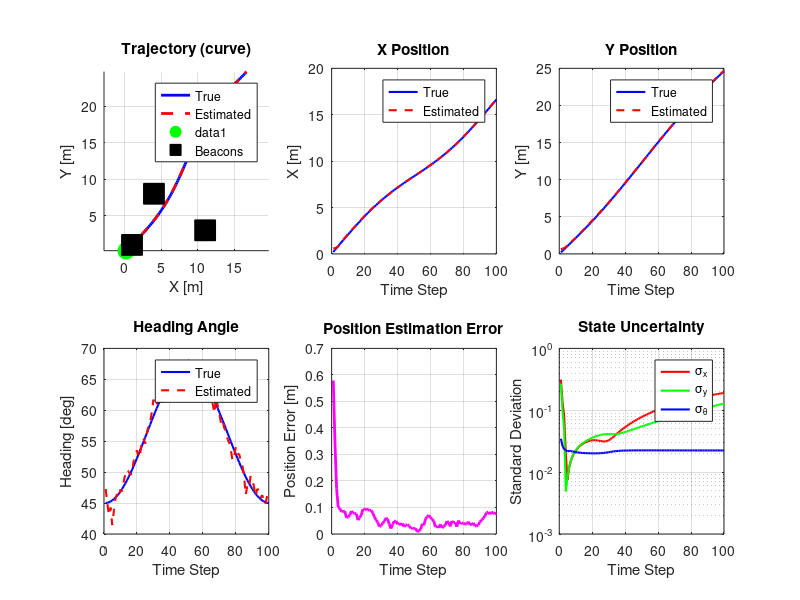
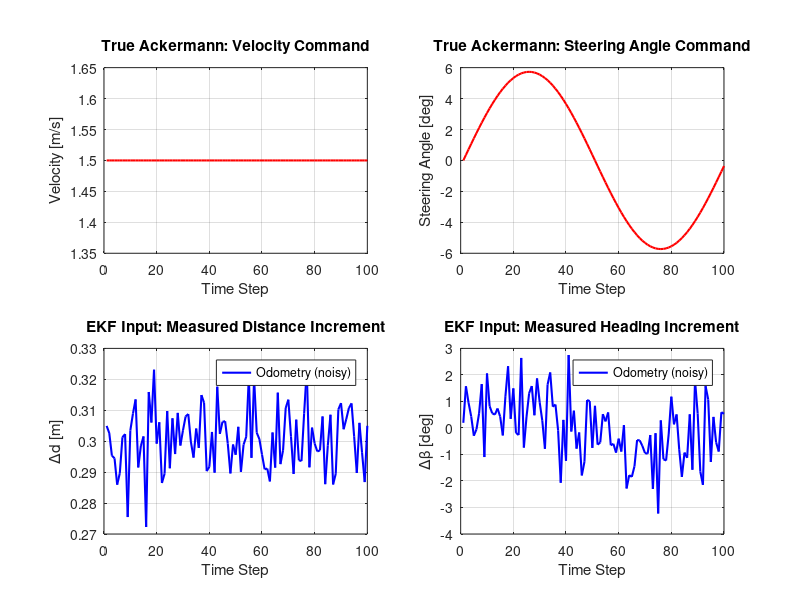

Source code (MATLAB) for these figures, in order:
%% Extended Kalman Filter with Ackermann Model
% Control input: [Δd, Δβ] where Δd is distance traveled and Δβ is heading change
% This is typical for odometry-based systems

clear;
close all;
clc;

%% Vehicle and Simulation Parameters
L = 2.5;                    % Wheelbase length [m]
time_step = 0.2;            % Discrete time step [s]
simulation_time = 20;       % Total simulation time [s]
num_steps = simulation_time / time_step;

%% Define Trajectory
% You can change these to create different trajectories
trajectory_type = 'curve';  % Options: 'linear', 'circular', 'curve'

switch trajectory_type
    case 'linear'
        % Linear trajectory
        velocity_profile = 2.0 * ones(1, num_steps); % Constant 2 m/s
        steering_profile = 0.0 * ones(1, num_steps); % Zero steering
    case 'circular'
        % Circular/Arc trajectory
        velocity_profile = 1.0 * ones(1, num_steps); % Constant 1 m/s
        radius = 5; % 5m radius
        steering_profile = atan(L/radius) * ones(1, num_steps); % Constant steering
    case 'curve'
        % Curved path with varying steering
        velocity_profile = 1.5 * ones(1, num_steps); % Constant 1.5 m/s
        steering_profile = 0.1 * sin(2*pi*(0:num_steps-1)/num_steps); % Sinusoidal steering
end


%% Process Noise (Motion Model Uncertainty)

% For EKF (in odometry space: Δd, Δβ)
Q = [
    0.01^2, 0;   % Distance increment noise [m]
    0, 0.02^2    % Heading increment noise [rad]
];

%% Measurement Noise (Sensor Uncertainty)

measurement_noise_std = 0.05;  % Bearing measurement noise [rad]
R = measurement_noise_std^2 * eye(3);  % 3 beacons

%% Beacon Positions
beacons = [
    4  8;   % Beacon 1
    1  1;   % Beacon 2
   11  3    % Beacon 3
];
num_beacons = size(beacons, 1);

%% Initial Conditions

% Initial state: start at origin, heading 45 degrees
true_state = [0; 0; pi/4];  % [x, y, theta]

% Initial state prediction (with error for EKF)
estimated_state = true_state + [0.5; 0.5; 0.1];  % Just deviate a little

% Initial state covariance: with uncertainty for the state vector
P = diag([0.5^2, 0.5^2, 0.1^2]);

%% Variables to show results
true_trajectory = zeros(3, num_steps);
estimated_trajectory = zeros(3, num_steps);
variance_history = zeros(3, num_steps);
control_history = zeros(2, num_steps);

%% Main Simulation Loop

for step = 1:num_steps
    % 1. Simulate ground truth robot motion: Ackermann model with velocity
    % and steering angle as control input, [v, φ]

    % Store previous state to compute actual displacement
    prev_state = true_state;

    % Ackermann model control inputs: velocity (v) and steering angle (φ)
    v = velocity_profile(step);
    phi = steering_profile(step);

    % Ackermann dynamics: compute angular velocity (no noise - perfect execution)
    omega = (v / L) * tan(phi);

    % Use trapezoidal method to integrate with more accuracy
    theta_k = true_state(3);
    theta_k1 = theta_k + time_step * omega;

    % Update true state with trapezoidal integration
    true_state = [
        true_state(1) + (time_step / 2) * v * (cos(theta_k) + cos(theta_k1));
        true_state(2) + (time_step / 2) * v * (sin(theta_k) + sin(theta_k1));
        theta_k1
    ];

    %% Compute Odometry Measurements [Δd, Δβ] from true motion
    % This is what the EKF actually observes (with noise)
    delta_x = true_state(1) - prev_state(1);
    delta_y = true_state(2) - prev_state(2);
    actual_delta_d = sqrt(delta_x^2 + delta_y^2);
    actual_delta_beta = true_state(3) - prev_state(3);

    % Add odometry measurement noise
    measured_delta_d = actual_delta_d + sqrt(Q(1,1)) * randn;
    measured_delta_beta = actual_delta_beta + sqrt(Q(2,2)) * randn;

    % This is what the EKF receives
    noisy_control = [measured_delta_d; measured_delta_beta];
    control_history(:, step) = noisy_control;

    true_trajectory(:, step) = true_state;

    %% Generate Measurements (Bearing to each beacon)
    measurements = zeros(num_beacons, 1);
    for b = 1:num_beacons
        % True bearing angle with noise
        true_bearing = atan2(beacons(b,2) - true_state(2), beacons(b,1) - true_state(1));
        relative_bearing = true_bearing - true_state(3);
        measurements(b) = relative_bearing + sqrt(R(b,b)) * randn;

        % Normalize to [-pi, pi]
        measurements(b) = atan2(sin(measurements(b)), cos(measurements(b)));
    end

    %% EKF PREDICTION STEP
    % Control input: u = [Δd, Δβ]
    delta_d_hat = noisy_control(1);
    delta_beta_hat = noisy_control(2);
    theta_k = estimated_state(3);

    % Compute next heading first
    theta_k1 = theta_k + delta_beta_hat;

    % Predicted state using trapezoidal integration
    predicted_state = [
        estimated_state(1) + (delta_d_hat / 2) * (cos(theta_k) + cos(theta_k1));
        estimated_state(2) + (delta_d_hat / 2) * (sin(theta_k) + sin(theta_k1));
        theta_k1
    ];

    % Compute Jacobian of discrete transition function with respect to state
    % f(x,y,θ) = [x + (Δd/2)*(cos(θ) + cos(θ+Δβ)); y + (Δd/2)*(sin(θ) + sin(θ+Δβ)); θ + Δβ]
    A = [
        1, 0, -(delta_d_hat / 2) * (sin(theta_k) + sin(theta_k1));
        0, 1,  (delta_d_hat / 2) * (cos(theta_k) + cos(theta_k1));
        0, 0,  1
    ];

    % Compute Jacobian with respect to control input u = [Δd, Δβ]
    % For trapezoidal: includes both θ_k and θ_{k+1} terms
    W = [
        0.5 * (cos(theta_k) + cos(theta_k1)),  -0.5 * delta_d_hat * sin(theta_k1);
        0.5 * (sin(theta_k) + sin(theta_k1)),   0.5 * delta_d_hat * cos(theta_k1);
        0,                                      1
    ];

    % Predict covariance
    P_predicted = A * P * A' + W * Q * W';

    %% EKF UPDATE STEP
    % Predict measurements
    predicted_measurements = zeros(num_beacons, 1);
    H = zeros(num_beacons, 3);  % Measurement Jacobian

    for b = 1:num_beacons
        dx = beacons(b,1) - predicted_state(1);
        dy = beacons(b,2) - predicted_state(2);
        dist_sq = dx^2 + dy^2;

        % Predicted bearing
        predicted_bearing = atan2(dy, dx);
        predicted_measurements(b) = predicted_bearing - predicted_state(3);

        % Normalize to [-pi, pi]
        predicted_measurements(b) = atan2(sin(predicted_measurements(b)), ...
                                         cos(predicted_measurements(b)));

        % Jacobian row for this beacon
        H(b, :) = [dy/dist_sq, -dx/dist_sq, -1];
    end

    % Innovation (measurement residual)
    innovation = measurements - predicted_measurements;

    % Normalize innovation angles to [-pi, pi]
    for b = 1:num_beacons
        innovation(b) = atan2(sin(innovation(b)), cos(innovation(b)));
    end

    % Innovation covariance
    S = H * P_predicted * H' + R;

    % Kalman gain
    K = P_predicted * H' / S;

    % Update state estimate
    estimated_state = predicted_state + K * innovation;

    % Normalize theta to [-pi, pi]
    estimated_state(3) = atan2(sin(estimated_state(3)), cos(estimated_state(3)));

    % Update covariance
    P = (eye(3) - K * H) * P_predicted;

    %% Store Results
    estimated_trajectory(:, step) = estimated_state;
    variance_history(:, step) = [P(1,1); P(2,2); P(3,3)];
end

%% Compute Estimation Errors
position_error = sqrt(sum((true_trajectory(1:2,:) - estimated_trajectory(1:2,:)).^2, 1));
angle_error = abs(true_trajectory(3,:) - estimated_trajectory(3,:));

%% Visualization
figure('Name', 'EKF with Ackermann Model (Control: Δd, Δβ)', 'Position', [50 50 1400 900]);

% Plot 1: 2D Trajectory with Beacons
subplot(2,3,1);
hold on; grid on; axis equal;
plot(true_trajectory(1,:), true_trajectory(2,:), 'b-', 'LineWidth', 2, 'DisplayName', 'True');
plot(estimated_trajectory(1,:), estimated_trajectory(2,:), 'r--', 'LineWidth', 2, 'DisplayName', 'Estimated');
plot(true_trajectory(1,1), true_trajectory(2,1), 'go', 'MarkerSize', 12, 'MarkerFaceColor', 'g');
plot(beacons(:,1), beacons(:,2), 'ks', 'MarkerSize', 15, 'MarkerFaceColor', 'k', 'DisplayName', 'Beacons');
xlabel('X [m]'); ylabel('Y [m]');
title(sprintf('Trajectory (%s)', trajectory_type));
legend('Location', 'best');

% Plot 2: X Position
subplot(2,3,2);
plot(true_trajectory(1,:), 'b-', 'LineWidth', 1.5); hold on;
plot(estimated_trajectory(1,:), 'r--', 'LineWidth', 1.5);
xlabel('Time Step'); ylabel('X [m]');
title('X Position'); legend('True', 'Estimated');
grid on;

% Plot 3: Y Position
subplot(2,3,3);
plot(true_trajectory(2,:), 'b-', 'LineWidth', 1.5); hold on;
plot(estimated_trajectory(2,:), 'r--', 'LineWidth', 1.5);
xlabel('Time Step'); ylabel('Y [m]');
title('Y Position'); legend('True', 'Estimated');
grid on;

% Plot 4: Heading Angle
subplot(2,3,4);
plot(rad2deg(true_trajectory(3,:)), 'b-', 'LineWidth', 1.5); hold on;
plot(rad2deg(estimated_trajectory(3,:)), 'r--', 'LineWidth', 1.5);
xlabel('Time Step'); ylabel('Heading [deg]');
title('Heading Angle'); legend('True', 'Estimated');
grid on;

% Plot 5: Position Error
subplot(2,3,5);
plot(position_error, 'm-', 'LineWidth', 2);
xlabel('Time Step'); ylabel('Position Error [m]');
title('Position Estimation Error');
grid on;

% Plot 6: Covariance
subplot(2,3,6);
semilogy(sqrt(variance_history(1,:)), 'r-', 'LineWidth', 1.5); hold on;
semilogy(sqrt(variance_history(2,:)), 'g-', 'LineWidth', 1.5);
semilogy(sqrt(variance_history(3,:)), 'b-', 'LineWidth', 1.5);
xlabel('Time Step'); ylabel('Standard Deviation');
title('State Uncertainty');
legend('\sigma_x', '\sigma_y', '\sigma_\theta');
grid on;

%% Control Input Visualization
figure('Name', 'Control Inputs', 'Position', [100 100 1000 800]);

% True Ackermann control inputs [v, φ]
subplot(2,2,1);
plot(velocity_profile, 'r-', 'LineWidth', 1.5);
xlabel('Time Step'); ylabel('Velocity [m/s]');
title('True Ackermann: Velocity Command');
grid on;

subplot(2,2,2);
plot(rad2deg(steering_profile), 'r-', 'LineWidth', 1.5);
xlabel('Time Step'); ylabel('Steering Angle [deg]');
title('True Ackermann: Steering Angle Command');
grid on;

% Odometry measurements (what EKF sees) [Δd, Δβ]
subplot(2,2,3);
plot(control_history(1,:), 'b-', 'LineWidth', 1.5);
xlabel('Time Step'); ylabel('Δd [m]');
title('EKF Input: Measured Distance Increment');
legend('Odometry (noisy)'); grid on;

subplot(2,2,4);
plot(rad2deg(control_history(2,:)), 'b-', 'LineWidth', 1.5);
xlabel('Time Step'); ylabel('Δβ [deg]');
title('EKF Input: Measured Heading Increment');
legend('Odometry (noisy)'); grid on;

%% Display Statistics
fprintf('\n========== EKF with Ackermann Model - Results ==========\n');
fprintf('True Dynamics:          Ackermann [v, φ]\n');
fprintf('EKF Control Input:      Odometry [Δd, Δβ]\n');
fprintf('Trajectory Type:        %s\n', trajectory_type);
fprintf('Wheelbase (L):          %.2f m\n', L);
fprintf('Time Step:              %.2f s\n', time_step);
fprintf('Simulation Time:        %.2f s\n', simulation_time);
fprintf('Number of Steps:        %d\n', num_steps);
fprintf('\nFinal Position Error:   %.3f m\n', position_error(end));
fprintf('Mean Position Error:    %.3f m\n', mean(position_error));
fprintf('Max Position Error:     %.3f m\n', max(position_error));
fprintf('Final Angle Error:      %.3f deg\n', rad2deg(angle_error(end)));
fprintf('\nFinal Std Dev (x):      %.4f m\n', sqrt(variance_history(1,end)));
fprintf('Final Std Dev (y):      %.4f m\n', sqrt(variance_history(2,end)));
fprintf('Final Std Dev (theta):  %.4f rad\n', sqrt(variance_history(3,end)));
fprintf('=======================================================\n\n');
